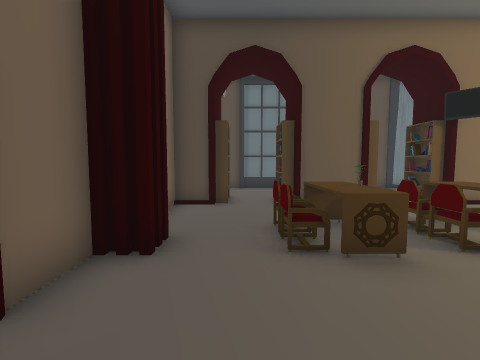
View 1 (above)

16 first-person views from a walk through a 3-D level made in the Unity game engine. The camera is 1.3 m above the floor, tilts 4° down and sees 90° across. The floor is counted in squares, 1 m on a side. Each view is taken from the middle of a square. On the plan, view 1 faces up. The plan holds only what a view shows up to about 12 squares ahead; the rest is blank. The place goes on beyond the plan. Some animated figures are left out. Door leaves are left out, so doorways stand open.

View 2
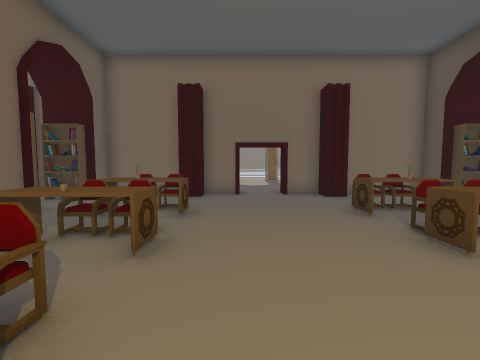

View 3
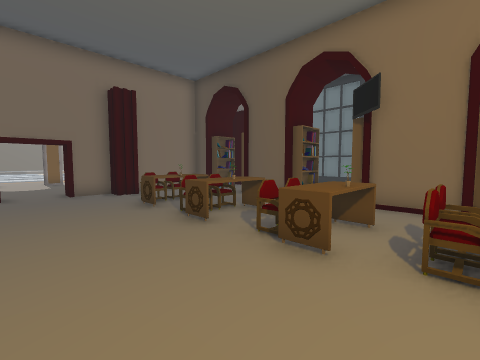

View 4
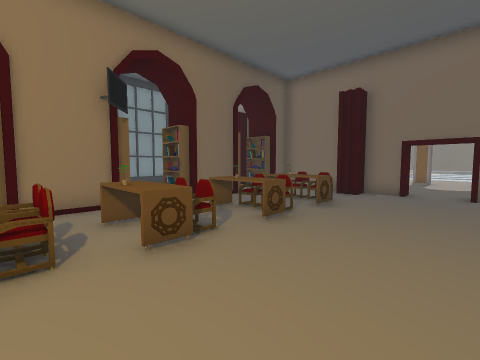

View 5
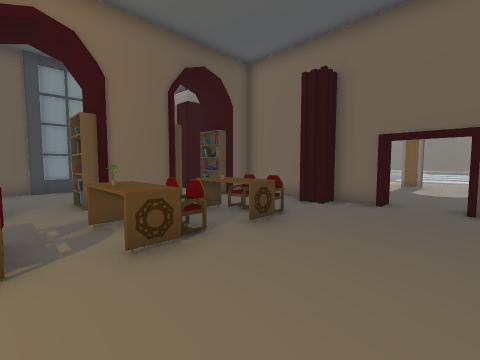

View 6
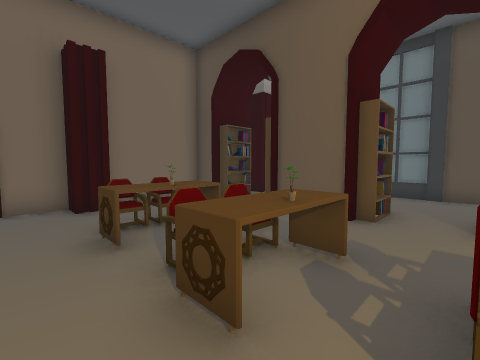

View 7
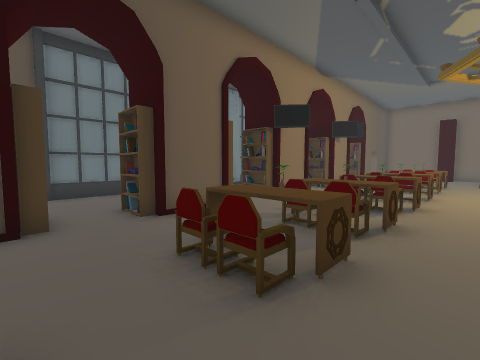

View 8
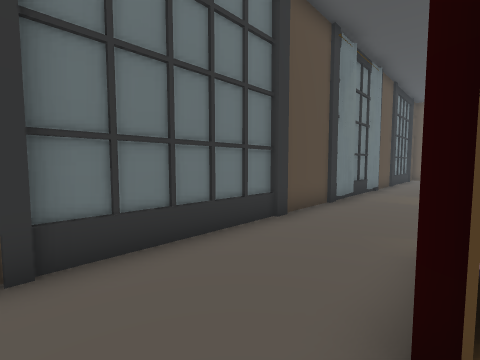

View 9
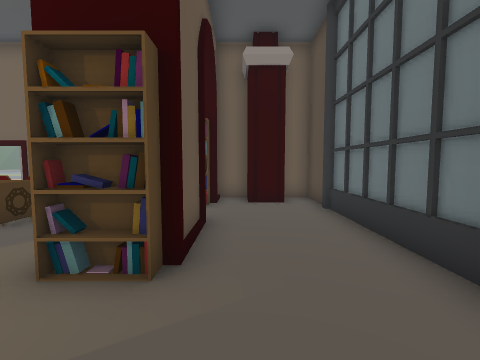

View 10
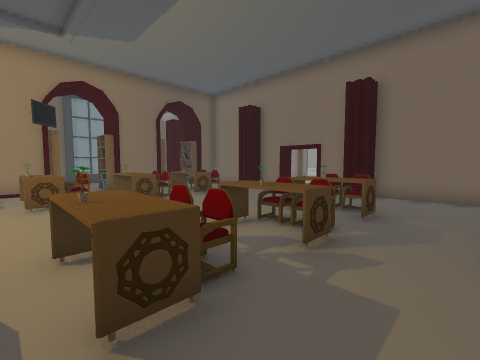

View 11
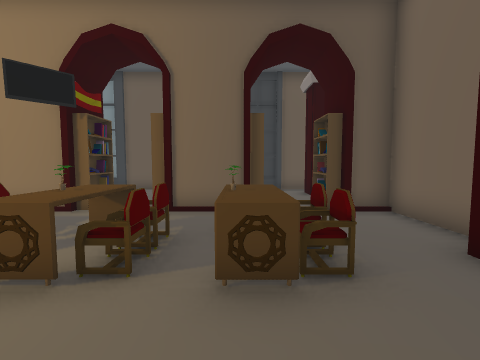

View 12
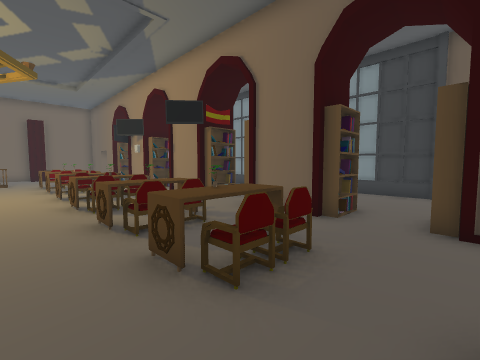

View 13
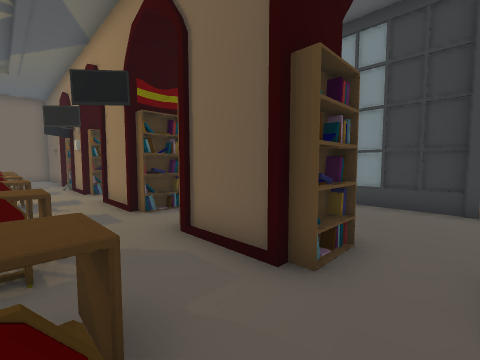

View 14
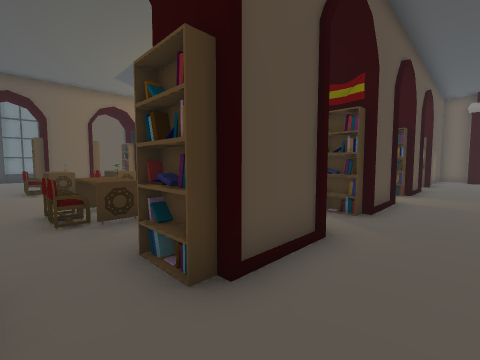

View 15
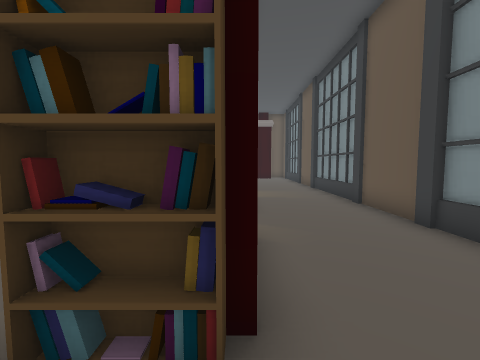

View 16
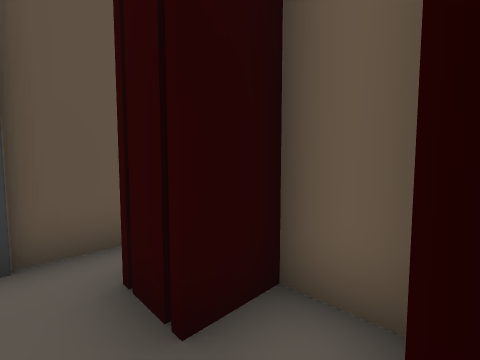

### Floor plan
Points are (right, up) in squares from view 1. A wall is a line through its corners. A room is listed if a view was taken in it or the views show most of it. See-through windows are left out.
Room 1 (views 1, 2, 3, 4, 5, 6, 7, 10, 11, 12, 13)
walls: (-2.1, 0) (-2.1, -1.5) (-1.3, -1.5) (-1.3, -2.4); (4.4, 7.6) (1.3, 7.6); (6.2, -5.5) (8.9, -5.5); (-2.1, -2.5) (-2.1, -5.5) (-0.6, -5.5); (1.3, -5.5) (4.4, -5.5); (-0.4, 7.6) (-2.1, 7.6) (-2.1, 4.2) (-1.3, 4.2) (-1.3, 3.3) (-2.1, 3.3) (-2.1, 1.8); (8.9, 7.6) (6.3, 7.6)
ways out: opening at (0, 8.5) to room 2; opening at (5, 8.5) to room 2; opening at (0, -6.5) to room 3; opening at (5, -6.5) to room 3; open door at (-2.7, 0.7)
objects: other object (1, -3) to (2, -2); other object (1, 3) to (2, 5); other object (2, -3); other object (2, 4); other object (3, -3) to (5, -2); other object (3, 3) to (5, 5); other object (5, -3); other object (5, 4); other object (6, -3) to (7, -2); other object (6, 3) to (7, 5); other object (7, -3); other object (7, 4); other object (9, -3) to (9, -2); other object (9, 4) to (9, 5)
Room 2 (views 8, 9)
walls: (4.8, 12.6) (0.1, 12.6); (4.1, 9.2) (4.1, 7.5); (5.2, 12.4) (4.6, 12.4); (4, 9) (4.3, 9) (4.2, 8.3); (4.3, 9) (4.4, 7.6); (4.4, 9) (4.4, 7.6); (4.2, 8.2) (4.2, 7.8); (1.7, 8.6) (1.7, 9) (3.4, 9); (6.5, 8) (6.5, 9); (6.2, 7.6) (6.2, 9.1); (6.3, 7.6) (6.2, 9); (7.8, 12.6) (5.1, 12.6); (1.3, 7.6) (1.3, 9.1); (-0.4, 12.6) (-2.1, 12.6) (-2.1, 11.6); (-0.4, 9.1) (-0.4, 7.6); (-0.5, 9.1) (-0.4, 7.6); (-0.9, 11.5) (-0.9, 10.3); (8.8, 12.4) (7.6, 12.4); (8.9, 12.3) (8, 12.5); (-0.9, 9.2) (-0.9, 8); (9.3, 12.3) (9.1, 12.4) (7.8, 12.3); (9.4, 12.3) (8.2, 12.4)
ways out: opening at (0, 8.5) to room 1; opening at (5, 8.5) to room 1
Room 3 (views 14, 15, 16)
walls: (4.1, -7) (1.5, -7) (1.3, -5.5); (4.1, -6.1) (4.1, -6.9); (1.7, -7.2) (1.7, -5.4); (6.2, -7) (6.3, -6.2); (6.2, -7) (6.2, -5.5); (6.5, -7.2) (6.5, -5.4); (1.4, -7) (1.5, -6.1); (1.3, -7) (1.3, -5.5); (4.4, -5.5) (4.4, -7); (9, -7) (6.3, -7) (6.2, -5.5); (-0.4, -5.5) (-0.4, -7); (-1.4, -10.9) (9.5, -10.9); (-0.6, -5.5) (-0.4, -6.9); (-0.9, -5.9) (-0.9, -6.9); (-2.1, -7.2) (-2.1, -8.5) (-0.9, -8.5) (-0.9, -9.8)
ways out: opening at (0, -6.5) to room 1; opening at (5, -6.5) to room 1

Positions as (right, up) in squares from view 1, and headings:
1: (0, 0), facing up
2: (8, 0), facing left
3: (9, 0), facing up-left
4: (9, 2), facing down-left
5: (6, 2), facing down-left
6: (6, 2), facing up-left
7: (-1, 2), facing up-right
8: (0, 9), facing up-right
9: (7, 10), facing left
10: (8, 7), facing down-left
11: (2, 1), facing down
12: (-1, 0), facing down-right
13: (0, -3), facing down-right
14: (0, -9), facing up-right
15: (0, -7), facing right
16: (0, -7), facing down-left
